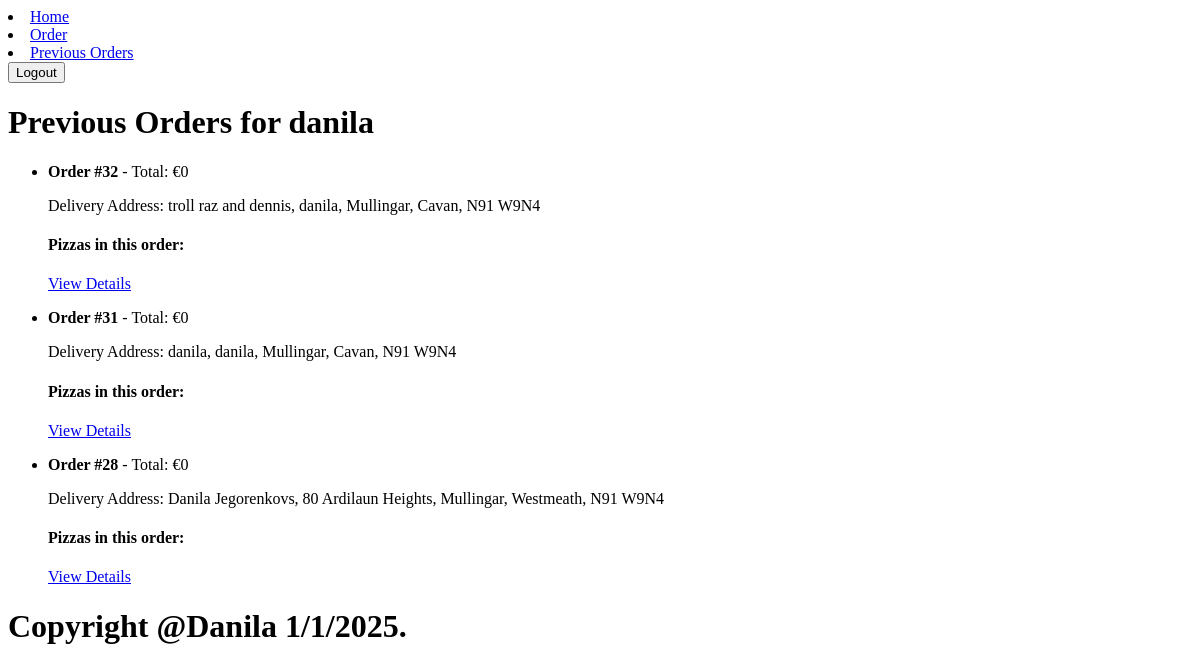
Page /previous_order/ (signed in) on the earlier database version.
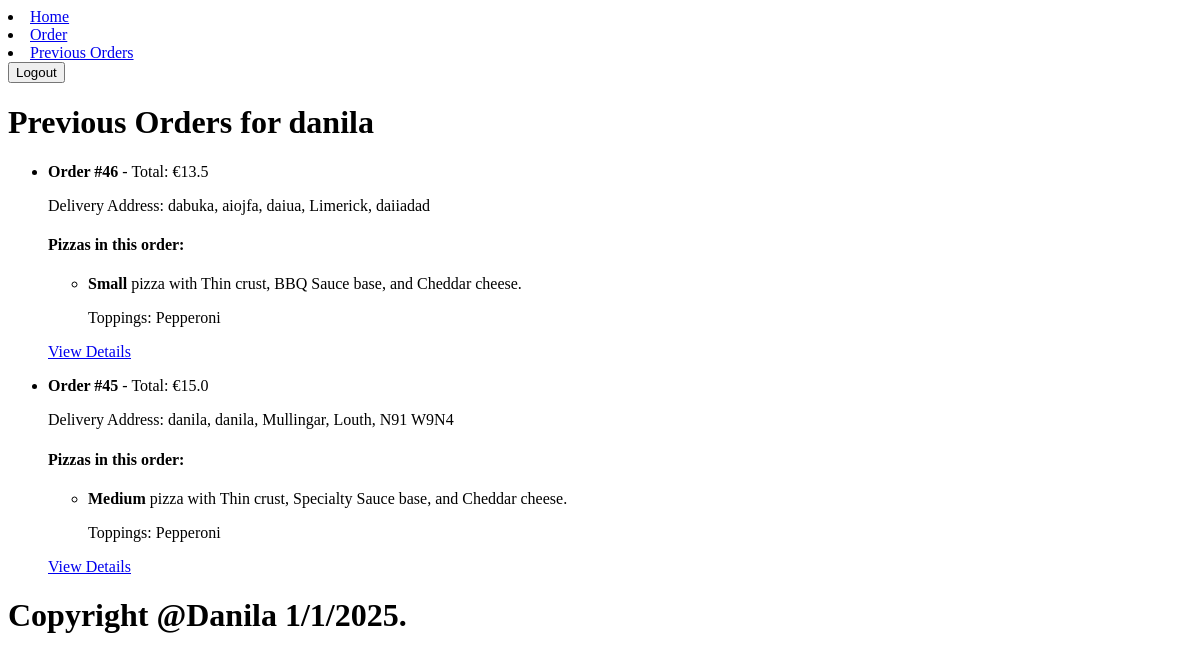
Same page on the later database version.
### main/models.py (models this page shows, shortened)
class Orders(models.Model):
    user = models.ForeignKey(User, on_delete=models.CASCADE)
    pizza = models.ManyToManyField(Pizza)
    address = models.ForeignKey(Address, on_delete=models.SET_NULL, null=True, blank=True)
    def total_price(self):
        return sum(p.totalPrice() for p in self.pizza.all())

class Address(models.Model):
    COUNTIES = [
        ('Antrim', 'Antrim'), ('Armagh', 'Armagh'), ('Carlow', 'Carlow'), ('Cavan', 'Cavan'),
        ('Clare', 'Clare'), ('Cork', 'Cork'), ('Derry', 'Derry'), ('Donegal', 'Donegal'),
        ('Down', 'Down'), ('Dublin', 'Dublin'), ('Fermanagh', 'Fermanagh'), ('Galway', 'Galway'),
        ('Kerry', 'Kerry'), ('Kildare', 'Kildare'), ('Kilkenny', 'Kilkenny'), ('Laois', 'Laois'),
        ('Leitrim', 'Leitrim'), ('Limerick', 'Limerick'), ('Longford', 'Longford'), ('Louth', 'Louth'),
        ('Mayo', 'Mayo'), ('Meath', 'Meath'), ('Monaghan', 'Monaghan'), ('Offaly', 'Offaly'),
        ('Roscommon', 'Roscommon'), ('Sligo', 'Sligo'), ('Tipperary', 'Tipperary'), ('Tyrone', 'Tyrone'),
        ('Waterford', 'Waterford'), ('Westmeath', 'Westmeath'), ('Wexford', 'Wexford'), ('Wicklow', 'Wicklow')
    ]
    name = models.CharField(max_length=100)
    address1 = models.CharField(max_length=100)
    address2 = models.CharField(max_length=100, blank=True, null=True)
    county = models.CharField(max_length=50, choices=COUNTIES)
    town = models.CharField(max_length=50)
    eircode = models.CharField(max_length=8)
    def __str__(self):
        if self.address2 is not None:
            return f"{self.name}, {self.address1}, {self.address2},{self.town}, {self.county}, {self.eircode}"
        else:
            return f"{self.name}, {self.address1}, {self.town}, {self.county}, {self.eircode}"

class Pizza(models.Model):
    size = models.ForeignKey(Size, on_delete=models.CASCADE)
    crust = models.ForeignKey(Crust, on_delete=models.CASCADE)
    base = models.ForeignKey(Base, on_delete=models.CASCADE)
    topping = models.ManyToManyField(Topping, blank=True, default=None)
    cheese = models.ForeignKey(Cheese, on_delete=models.CASCADE)
    def totalPrice(self):
        toppings = sum(t.price for t in self.topping.all())
        return self.size.price + self.crust.price + self.base.price + toppings + self.cheese.price

class Topping(models.Model):
    topping = models.CharField(max_length=50)
    price = models.FloatField()

class Size(models.Model):
    size = models.CharField(max_length=50, default="Medium")
    price = models.FloatField(default=11.50)
    def __str__(self):
        return self.size

class Crust(models.Model):
    crust = models.CharField(max_length=50, default="Normal")
    price = models.FloatField(default=0)
    def __str__(self):
        return self.crust

class Base(models.Model):
    base = models.CharField(max_length=50, default="Regular")
    price = models.FloatField(default=1.0)
    def __str__(self):
        return self.base

class Cheese(models.Model):
    cheese = models.CharField(max_length=50, default="Mozarella")
    price = models.FloatField(default=0.5)
    def __str__(self):
        return self.cheese

### main/views.py (the view)
# urls.py: path('previous_order/', views.prev, name='previous_orders'),
@login_required
def prev(request):
    curr_user = request.user
    orders = Orders.objects.filter(user=curr_user).order_by("-id")
    context = {'user': curr_user, 'orders': orders}
    return render(request, 'previous_order.html', context)

### main/templates/previous_order.html (shortened to what this page needs)
{% extends 'base.html' %}
{% block content %}
<h1>Previous Orders for {{ user.username }}</h1>
{% if orders %}
    <ul>
        {% for order in orders %}
            <li>
                <p><strong>Order #{{ order.id }}</strong> - Total: €{{ order.total_price }}</p>
                <p>Delivery Address: {{ order.address }}</p>
                <h4>Pizzas in this order:</h4>
                <ul>
                    {% for pizza in order.pizza.all %}
                        <li>
                            <p><strong>{{ pizza.size }}</strong> pizza with {{ pizza.crust }} crust, {{ pizza.base }} base, and {{ pizza.cheese }} cheese.</p>
                            <p>Toppings:
                                {% for topping in pizza.topping.all %}
                                    {{ topping.topping }}{% if not forloop.last %}, {% endif %}
                                {% empty %}
                                    No toppings
                                {% endfor %}
                            </p>
                        </li>
                    {% endfor %}
                </ul>
                <a href="{% url 'order_complete' order.id %}">View Details</a>
            </li>
        {% endfor %}
    </ul>
{% else %}
    <p>You have no previous orders.</p>
{% endif %}
{% endblock %}

Differences in the rows shown:
removed Orders: id "32", total_price "0", address "troll raz and dennis, danila, Mullingar, Cavan, N91 W9N4"
removed Orders: id "31", total_price "0", address "danila, danila, Mullingar, Cavan, N91 W9N4"
removed Orders: id "28", total_price "0", address "Danila Jegorenkovs, 80 Ardilaun Heights, Mullingar, Westmeath, N91 W9N4"
added Orders: id "46", total_price "13.5", address "dabuka, aiojfa, daiua, Limerick, daiiadad"
added Pizza: size "Small", crust "Thin", base "BBQ Sauce", cheese "Cheddar", shown under "46"
now on this page (row unchanged): Topping: topping "Pepperoni"
added Orders: id "45", total_price "15.0", address "danila, danila, Mullingar, Louth, N91 W9N4"
added Pizza: size "Medium", crust "Thin", base "Specialty Sauce", cheese "Cheddar", shown under "45"
